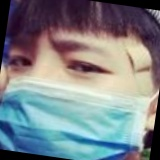
#> input picture 口罩识别/data/image/mask/mask_101.jpg, 160 x 160 px, found by its file name; its folder holds only this picture in this run
$ python load_data.py
#> lines starting #> are read from the running program, lines starting #| are printed output that depends on the picture
#> in read_path, image is the input picture: shape (160, 160, 3); mean B, G, R 136.1, 131.5, 124.7
import os
import sys
import numpy as np
import cv2

IMAGE_SIZE = 64


# 按照指定图像大小调整尺寸
def resize_image(image, height=IMAGE_SIZE, width=IMAGE_SIZE):
#> called with height = 64, width = 64
    top, bottom, left, right = (0, 0, 0, 0)

    # 获取图像尺寸
    h, w, _ = image.shape
#> h = 160; w = 160

    # 对于长宽不相等的图片，找到最长的一边
    longest_edge = max(h, w)
#> longest_edge = 160

    # 计算短边需要增加多上像素宽度使其与长边等长
    if h < longest_edge:
        dh = longest_edge - h
        top = dh // 2
        bottom = dh - top
    elif w < longest_edge:
        dw = longest_edge - w
        left = dw // 2
        right = dw - left
    else:
        pass

        # RGB颜色
    BLACK = [0, 0, 0]

    # 给图像增加边界，是图片长、宽等长，cv2.BORDER_CONSTANT指定边界颜色由value指定
    constant = cv2.copyMakeBorder(image, top, bottom, left, right, cv2.BORDER_CONSTANT, value=BLACK)

    # 调整图像大小并返回
    return cv2.resize(constant, (height, width))
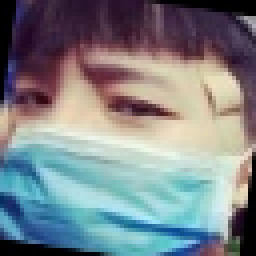
#> returned value: shape (64, 64, 3) (shown 4 times larger); mean of channels 0, 1, 2 136.1, 131.5, 124.6; drawn as B, G, R


# 读取训练数据
images = []
labels = []


def read_path(path_name):
    for dir_item in os.listdir(path_name):
        # 从初始路径开始叠加，合并成可识别的操作路径
        full_path = os.path.abspath(os.path.join(path_name, dir_item))

        if os.path.isdir(full_path):  # 如果是文件夹，继续递归调用
            read_path(full_path)
        else:  # 文件
            if dir_item.endswith('.jpg'):
                image = cv2.imread(full_path)
                image = resize_image(image, IMAGE_SIZE, IMAGE_SIZE)

                # 放开这个代码，可以看到resize_image()函数的实际调用效果
                # cv2.imwrite('1.jpg', image)

                images.append(image)
                labels.append(path_name)

    return images, labels


# 从指定路径读取训练数据
def load_dataset(path_name):
    images, labels = read_path(path_name)

    # 将输入的所有图片转成四维数组，尺寸为(图片数量*IMAGE_SIZE*IMAGE_SIZE*3)
    # 我和闺女两个人共1200张图片，IMAGE_SIZE为64，故对我来说尺寸为1200 * 64 * 64 * 3
    # 图片为64 * 64像素,一个像素3个颜色值(RGB)
    images = np.array(images)
    print(images.shape)
#| (2, 64, 64, 3)

    # 标注数据，'my_faces'文件夹下都是自己的脸部图像，全部指定为0，另外一个文件夹下是其他人的，全部指定为1
    labels = np.array([0 if label.endswith('myface') else 1 for label in labels])

    return images, labels


if __name__ == '__main__':
    if len(sys.argv) != 1:
        print("Usage:%s path_name\r\n" % (sys.argv[0]))
    else:
        images, labels = load_dataset("E:\\dachuang\\FaceRecognition\\data")

$ run again, on 口罩识别/data/image/nomask/nomask_100.jpg
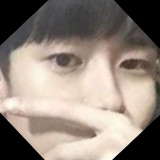
#> input picture 口罩识别/data/image/nomask/nomask_100.jpg, 160 x 160 px, found by its file name
#> in read_path, image is the input picture: shape (160, 160, 3); mean B, G, R 123.6, 133.3, 145.2
#> in resize_image, `return cv2.resize(constant, (height, width))`:
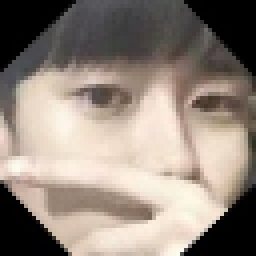
#> returned value: shape (64, 64, 3) (shown 4 times larger); mean of channels 0, 1, 2 123.5, 133.2, 145.1; drawn as B, G, R
#| (2, 64, 64, 3)

$ run again, on 口罩识别/data/image/mask/mask_103.jpg
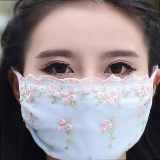
#> input picture 口罩识别/data/image/mask/mask_103.jpg, 160 x 160 px, found by its file name
#> in read_path, image is the input picture: shape (160, 160, 3); mean B, G, R 145.8, 140.8, 148.2
#> in resize_image, `return cv2.resize(constant, (height, width))`:
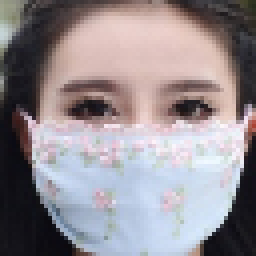
#> returned value: shape (64, 64, 3) (shown 4 times larger); mean of channels 0, 1, 2 145.7, 140.6, 148.1; drawn as B, G, R
#| (2, 64, 64, 3)

$ run again, on 口罩识别/data/image/mask/mask_104.jpg
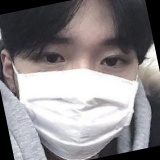
#> input picture 口罩识别/data/image/mask/mask_104.jpg, 160 x 160 px, found by its file name
#> in read_path, image is the input picture: shape (160, 160, 3); mean B, G, R 136.4, 134, 138
#> in resize_image, `return cv2.resize(constant, (height, width))`:
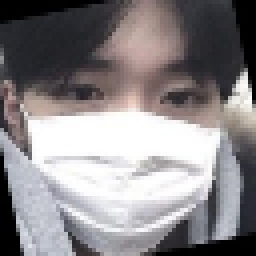
#> returned value: shape (64, 64, 3) (shown 4 times larger); mean of channels 0, 1, 2 136.3, 134, 138; drawn as B, G, R
#| (2, 64, 64, 3)
